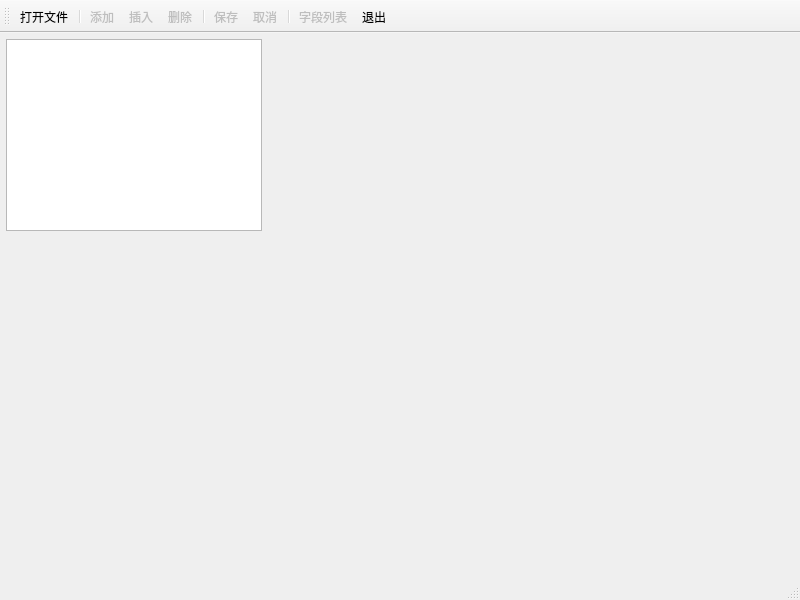
<?xml version="1.0" encoding="UTF-8"?>
<ui version="4.0">
 <class>MainWindow</class>
 <widget class="QMainWindow" name="MainWindow">
  <property name="geometry">
   <rect>
    <x>0</x>
    <y>0</y>
    <width>800</width>
    <height>600</height>
   </rect>
  </property>
  <property name="windowTitle">
   <string>MainWindow</string>
  </property>
  <property name="iconSize">
   <size>
    <width>28</width>
    <height>18</height>
   </size>
  </property>
  <widget class="QWidget" name="centralwidget">
   <widget class="QTableView" name="tableView">
    <property name="geometry">
     <rect>
      <x>6</x>
      <y>6</y>
      <width>256</width>
      <height>192</height>
     </rect>
    </property>
   </widget>
  </widget>
  <widget class="QStatusBar" name="statusbar"/>
  <widget class="QToolBar" name="toolBar">
   <property name="windowTitle">
    <string>toolBar</string>
   </property>
   <property name="toolButtonStyle">
    <enum>Qt::ToolButtonStyle::ToolButtonTextUnderIcon</enum>
   </property>
   <attribute name="toolBarArea">
    <enum>TopToolBarArea</enum>
   </attribute>
   <attribute name="toolBarBreak">
    <bool>false</bool>
   </attribute>
   <addaction name="action_1"/>
   <addaction name="separator"/>
   <addaction name="action_2"/>
   <addaction name="action_3"/>
   <addaction name="action_4"/>
   <addaction name="separator"/>
   <addaction name="action_5"/>
   <addaction name="action_6"/>
   <addaction name="separator"/>
   <addaction name="action_7"/>
   <addaction name="action_8"/>
  </widget>
  <action name="action_1">
   <property name="icon">
    <iconset theme="QIcon::ThemeIcon::FolderNew"/>
   </property>
   <property name="text">
    <string>打开文件</string>
   </property>
   <property name="toolTip">
    <string>打开数据库文件</string>
   </property>
   <property name="menuRole">
    <enum>QAction::MenuRole::NoRole</enum>
   </property>
  </action>
  <action name="action_2">
   <property name="enabled">
    <bool>false</bool>
   </property>
   <property name="icon">
    <iconset resource="qrc.qrc">
     <normaloff>:/qrc/316.bmp</normaloff>:/qrc/316.bmp</iconset>
   </property>
   <property name="text">
    <string>添加</string>
   </property>
   <property name="toolTip">
    <string>添加数据</string>
   </property>
   <property name="menuRole">
    <enum>QAction::MenuRole::NoRole</enum>
   </property>
  </action>
  <action name="action_3">
   <property name="enabled">
    <bool>false</bool>
   </property>
   <property name="icon">
    <iconset resource="qrc.qrc">
     <normaloff>:/qrc/dsd.png</normaloff>:/qrc/dsd.png</iconset>
   </property>
   <property name="text">
    <string>插入</string>
   </property>
   <property name="toolTip">
    <string>插入一条信息</string>
   </property>
   <property name="menuRole">
    <enum>QAction::MenuRole::NoRole</enum>
   </property>
  </action>
  <action name="action_4">
   <property name="enabled">
    <bool>false</bool>
   </property>
   <property name="icon">
    <iconset resource="qrc.qrc">
     <normaloff>:/qrc/OIP-C (1).jpg</normaloff>:/qrc/OIP-C (1).jpg</iconset>
   </property>
   <property name="text">
    <string>删除</string>
   </property>
   <property name="toolTip">
    <string>删除个人信息</string>
   </property>
   <property name="menuRole">
    <enum>QAction::MenuRole::NoRole</enum>
   </property>
  </action>
  <action name="action_5">
   <property name="enabled">
    <bool>false</bool>
   </property>
   <property name="icon">
    <iconset resource="qrc.qrc">
     <normaloff>:/qrc/104.bmp</normaloff>:/qrc/104.bmp</iconset>
   </property>
   <property name="text">
    <string>保存</string>
   </property>
   <property name="toolTip">
    <string>保存所有修改</string>
   </property>
   <property name="menuRole">
    <enum>QAction::MenuRole::NoRole</enum>
   </property>
  </action>
  <action name="action_6">
   <property name="enabled">
    <bool>false</bool>
   </property>
   <property name="icon">
    <iconset resource="qrc.qrc">
     <normaloff>:/qrc/206.bmp</normaloff>:/qrc/206.bmp</iconset>
   </property>
   <property name="text">
    <string>取消</string>
   </property>
   <property name="toolTip">
    <string>取消所有更改</string>
   </property>
   <property name="menuRole">
    <enum>QAction::MenuRole::NoRole</enum>
   </property>
  </action>
  <action name="action_7">
   <property name="enabled">
    <bool>false</bool>
   </property>
   <property name="icon">
    <iconset resource="qrc.qrc">
     <normaloff>:/qrc/514.bmp</normaloff>:/qrc/514.bmp</iconset>
   </property>
   <property name="text">
    <string>字段列表</string>
   </property>
   <property name="toolTip">
    <string>获取这表格信息</string>
   </property>
   <property name="menuRole">
    <enum>QAction::MenuRole::NoRole</enum>
   </property>
  </action>
  <action name="action_8">
   <property name="icon">
    <iconset resource="qrc.qrc">
     <normaloff>:/qrc/132.bmp</normaloff>:/qrc/132.bmp</iconset>
   </property>
   <property name="text">
    <string>退出</string>
   </property>
   <property name="toolTip">
    <string>退出程序</string>
   </property>
   <property name="menuRole">
    <enum>QAction::MenuRole::NoRole</enum>
   </property>
  </action>
 </widget>
 <resources>
  <include location="qrc.qrc"/>
 </resources>
 <connections>
  <connection>
   <sender>action_8</sender>
   <signal>triggered()</signal>
   <receiver>MainWindow</receiver>
   <slot>close()</slot>
   <hints>
    <hint type="sourcelabel">
     <x>-1</x>
     <y>-1</y>
    </hint>
    <hint type="destinationlabel">
     <x>399</x>
     <y>299</y>
    </hint>
   </hints>
  </connection>
 </connections>
</ui>
